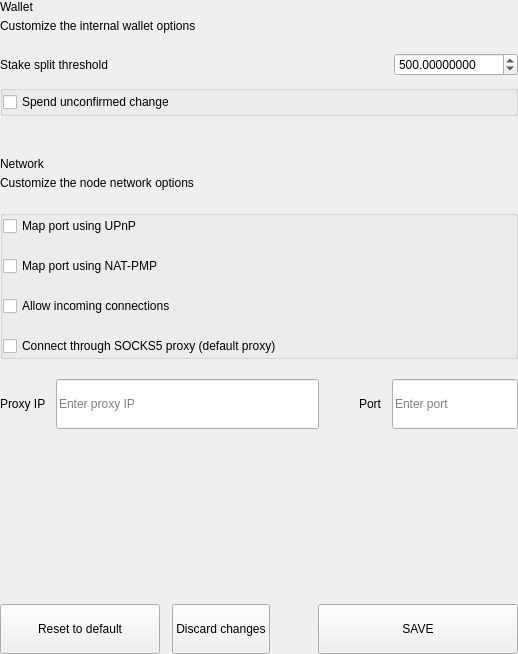
<?xml version="1.0" encoding="UTF-8"?>
<ui version="4.0">
 <class>SettingsWalletOptionsWidget</class>
 <widget class="QWidget" name="SettingsWalletOptionsWidget">
  <property name="geometry">
   <rect>
    <x>0</x>
    <y>0</y>
    <width>518</width>
    <height>654</height>
   </rect>
  </property>
  <property name="windowTitle">
   <string notr="true">N/A</string>
  </property>
  <layout class="QVBoxLayout" name="verticalLayout">
   <property name="spacing">
    <number>0</number>
   </property>
   <property name="leftMargin">
    <number>0</number>
   </property>
   <property name="topMargin">
    <number>0</number>
   </property>
   <property name="rightMargin">
    <number>0</number>
   </property>
   <property name="bottomMargin">
    <number>0</number>
   </property>
   <item>
    <widget class="QWidget" name="left" native="true">
     <layout class="QVBoxLayout" name="verticalLayout_1">
      <property name="leftMargin">
       <number>0</number>
      </property>
      <property name="topMargin">
       <number>0</number>
      </property>
      <property name="rightMargin">
       <number>0</number>
      </property>
      <property name="bottomMargin">
       <number>0</number>
      </property>
      <item>
       <layout class="QVBoxLayout" name="verticalLayout_2">
        <property name="spacing">
         <number>0</number>
        </property>
        <item>
         <layout class="QHBoxLayout" name="horizontalLayout">
          <property name="spacing">
           <number>0</number>
          </property>
          <item>
           <layout class="QVBoxLayout" name="verticalLayoutTitle">
            <property name="spacing">
             <number>5</number>
            </property>
            <item>
             <widget class="QLabel" name="labelTitle">
              <property name="text">
               <string>Wallet</string>
              </property>
             </widget>
            </item>
            <item>
             <widget class="QLabel" name="labelSubtitle1">
              <property name="text">
               <string>Customize the internal wallet options</string>
              </property>
              <property name="wordWrap">
               <bool>true</bool>
              </property>
             </widget>
            </item>
           </layout>
          </item>
         </layout>
        </item>
        <item>
         <spacer name="verticalSpacer">
          <property name="orientation">
           <enum>Qt::Vertical</enum>
          </property>
          <property name="sizeType">
           <enum>QSizePolicy::Fixed</enum>
          </property>
          <property name="sizeHint" stdset="0">
           <size>
            <width>20</width>
            <height>20</height>
           </size>
          </property>
         </spacer>
        </item>
        <item>
         <layout class="QHBoxLayout" name="horizontalLayout_1">
          <property name="bottomMargin">
           <number>9</number>
          </property>
          <item>
           <widget class="QLabel" name="labelTitleStake">
            <property name="text">
             <string>Stake split threshold</string>
            </property>
           </widget>
          </item>
          <item>
           <spacer name="horizontalSpacer">
            <property name="orientation">
             <enum>Qt::Horizontal</enum>
            </property>
            <property name="sizeHint" stdset="0">
             <size>
              <width>40</width>
              <height>20</height>
             </size>
            </property>
           </spacer>
          </item>
          <item>
           <widget class="QDoubleSpinBox" name="spinBoxStakeSplitThreshold">
            <property name="decimals">
             <number>8</number>
            </property>
            <property name="minimum">
             <number>0</number>
            </property>
            <property name="maximum">
             <number>999999</number>
            </property>
            <property name="value">
             <number>500</number>
            </property>
           </widget>
          </item>
         </layout>
        </item>
        <item>
         <widget class="QGroupBox" name="groupBox">
          <property name="title">
           <string/>
          </property>
          <layout class="QVBoxLayout" name="verticalLayout_3">
           <property name="spacing">
            <number>20</number>
           </property>
           <property name="leftMargin">
            <number>0</number>
           </property>
           <property name="topMargin">
            <number>0</number>
           </property>
           <property name="rightMargin">
            <number>0</number>
           </property>
           <property name="bottomMargin">
            <number>0</number>
           </property>
           <item>
            <widget class="QCheckBox" name="radioButtonSpend">
             <property name="text">
              <string>Spend unconfirmed change</string>
             </property>
            </widget>
           </item>
          </layout>
         </widget>
        </item>
        <item>
         <spacer name="verticalSpacer_1">
          <property name="orientation">
           <enum>Qt::Vertical</enum>
          </property>
          <property name="sizeType">
           <enum>QSizePolicy::Fixed</enum>
          </property>
          <property name="sizeHint" stdset="0">
           <size>
            <width>20</width>
            <height>20</height>
           </size>
          </property>
         </spacer>
        </item>
        <item>
         <widget class="QLabel" name="labelDivider">
          <property name="minimumSize">
           <size>
            <width>0</width>
            <height>1</height>
           </size>
          </property>
          <property name="maximumSize">
           <size>
            <width>16777215</width>
            <height>1</height>
           </size>
          </property>
          <property name="text">
           <string/>
          </property>
         </widget>
        </item>
        <item>
         <spacer name="verticalSpacer_2">
          <property name="orientation">
           <enum>Qt::Vertical</enum>
          </property>
          <property name="sizeType">
           <enum>QSizePolicy::Fixed</enum>
          </property>
          <property name="sizeHint" stdset="0">
           <size>
            <width>20</width>
            <height>20</height>
           </size>
          </property>
         </spacer>
        </item>
        <item>
         <layout class="QHBoxLayout" name="horizontalLayout_2">
          <property name="spacing">
           <number>0</number>
          </property>
          <item>
           <layout class="QVBoxLayout" name="verticalLayoutTitle_1">
            <property name="spacing">
             <number>5</number>
            </property>
            <item>
             <widget class="QLabel" name="labelTitleNetwork">
              <property name="text">
               <string>Network</string>
              </property>
             </widget>
            </item>
            <item>
             <widget class="QLabel" name="labelSubtitleNetwork">
              <property name="text">
               <string>Customize the node network options</string>
              </property>
              <property name="wordWrap">
               <bool>true</bool>
              </property>
             </widget>
            </item>
           </layout>
          </item>
         </layout>
        </item>
        <item>
         <spacer name="verticalSpacer_3">
          <property name="orientation">
           <enum>Qt::Vertical</enum>
          </property>
          <property name="sizeType">
           <enum>QSizePolicy::Fixed</enum>
          </property>
          <property name="sizeHint" stdset="0">
           <size>
            <width>20</width>
            <height>20</height>
           </size>
          </property>
         </spacer>
        </item>
        <item>
         <widget class="QGroupBox" name="groupBox_1">
          <property name="title">
           <string/>
          </property>
          <layout class="QVBoxLayout" name="verticalLayout_4">
           <property name="spacing">
            <number>20</number>
           </property>
           <property name="leftMargin">
            <number>0</number>
           </property>
           <property name="topMargin">
            <number>0</number>
           </property>
           <property name="rightMargin">
            <number>0</number>
           </property>
           <property name="bottomMargin">
            <number>0</number>
           </property>
           <item>
            <widget class="QCheckBox" name="mapPortUpnp">
             <property name="text">
              <string>Map port using UPnP</string>
             </property>
            </widget>
           </item>
           <item>
            <widget class="QCheckBox" name="mapPortNatpmp">
             <property name="toolTip">
              <string>Automatically open the DogeCash client port on the router. This only works when your router supports NAT-PMP and it is enabled. The external port could be random.</string>
             </property>
             <property name="text">
              <string>Map port using NAT-PMP</string>
             </property>
            </widget>
           </item>
           <item>
            <widget class="QCheckBox" name="checkBoxAllow">
             <property name="text">
              <string>Allow incoming connections</string>
             </property>
            </widget>
           </item>
           <item>
            <widget class="QCheckBox" name="checkBoxConnect">
             <property name="text">
              <string>Connect through SOCKS5 proxy (default proxy)</string>
             </property>
            </widget>
           </item>
          </layout>
         </widget>
        </item>
        <item>
         <spacer name="verticalSpacer_4">
          <property name="orientation">
           <enum>Qt::Vertical</enum>
          </property>
          <property name="sizeType">
           <enum>QSizePolicy::Fixed</enum>
          </property>
          <property name="sizeHint" stdset="0">
           <size>
            <width>20</width>
            <height>20</height>
           </size>
          </property>
         </spacer>
        </item>
        <item>
         <layout class="QHBoxLayout" name="horizontalLayout_3" stretch="2,0,1">
          <property name="spacing">
           <number>0</number>
          </property>
          <item>
           <layout class="QHBoxLayout" name="horizontalLayout_4">
            <property name="spacing">
             <number>10</number>
            </property>
            <item>
             <widget class="QLabel" name="labelSubtitleProxy">
              <property name="text">
               <string>Proxy IP</string>
              </property>
             </widget>
            </item>
            <item>
             <widget class="QLineEdit" name="lineEditProxy">
              <property name="minimumSize">
               <size>
                <width>0</width>
                <height>50</height>
               </size>
              </property>
              <property name="maximumSize">
               <size>
                <width>16777215</width>
                <height>50</height>
               </size>
              </property>
              <property name="placeholderText">
               <string>Enter proxy IP</string>
              </property>
             </widget>
            </item>
           </layout>
          </item>
          <item>
           <spacer name="horizontalSpacer_1">
            <property name="orientation">
             <enum>Qt::Horizontal</enum>
            </property>
            <property name="sizeHint" stdset="0">
             <size>
              <width>40</width>
              <height>20</height>
             </size>
            </property>
           </spacer>
          </item>
          <item>
           <layout class="QHBoxLayout" name="horizontalLayout_5">
            <property name="spacing">
             <number>10</number>
            </property>
            <item>
             <widget class="QLabel" name="labelSubtitlePort">
              <property name="text">
               <string>Port</string>
              </property>
             </widget>
            </item>
            <item>
             <widget class="QLineEdit" name="lineEditPort">
              <property name="minimumSize">
               <size>
                <width>0</width>
                <height>50</height>
               </size>
              </property>
              <property name="maximumSize">
               <size>
                <width>16777215</width>
                <height>50</height>
               </size>
              </property>
              <property name="placeholderText">
               <string>Enter port</string>
              </property>
             </widget>
            </item>
           </layout>
          </item>
         </layout>
        </item>
        <item>
         <spacer name="verticalSpacer_5">
          <property name="orientation">
           <enum>Qt::Vertical</enum>
          </property>
          <property name="sizeHint" stdset="0">
           <size>
            <width>20</width>
            <height>40</height>
           </size>
          </property>
         </spacer>
        </item>
        <item>
         <layout class="QHBoxLayout" name="horizontalLayout_6">
          <property name="spacing">
           <number>12</number>
          </property>
          <item>
           <widget class="QPushButton" name="pushButtonReset">
            <property name="minimumSize">
             <size>
              <width>160</width>
              <height>50</height>
             </size>
            </property>
            <property name="maximumSize">
             <size>
              <width>50</width>
              <height>16777215</height>
             </size>
            </property>
            <property name="focusPolicy">
             <enum>Qt::NoFocus</enum>
            </property>
            <property name="text">
             <string>Reset to default</string>
            </property>
           </widget>
          </item>
          <item>
           <widget class="QPushButton" name="pushButtonClean">
            <property name="minimumSize">
             <size>
              <width>0</width>
              <height>50</height>
             </size>
            </property>
            <property name="focusPolicy">
             <enum>Qt::NoFocus</enum>
            </property>
            <property name="text">
             <string>Discard changes</string>
            </property>
           </widget>
          </item>
          <item>
           <spacer name="horizontalSpacer_2">
            <property name="orientation">
             <enum>Qt::Horizontal</enum>
            </property>
            <property name="sizeType">
             <enum>QSizePolicy::Expanding</enum>
            </property>
            <property name="sizeHint" stdset="0">
             <size>
              <width>40</width>
              <height>20</height>
             </size>
            </property>
           </spacer>
          </item>
          <item>
           <widget class="QPushButton" name="pushButtonSave">
            <property name="minimumSize">
             <size>
              <width>200</width>
              <height>50</height>
             </size>
            </property>
            <property name="maximumSize">
             <size>
              <width>200</width>
              <height>50</height>
             </size>
            </property>
            <property name="focusPolicy">
             <enum>Qt::NoFocus</enum>
            </property>
            <property name="text">
             <string>SAVE</string>
            </property>
           </widget>
          </item>
         </layout>
        </item>
       </layout>
      </item>
     </layout>
    </widget>
   </item>
  </layout>
 </widget>
 <resources/>
 <connections/>
</ui>
